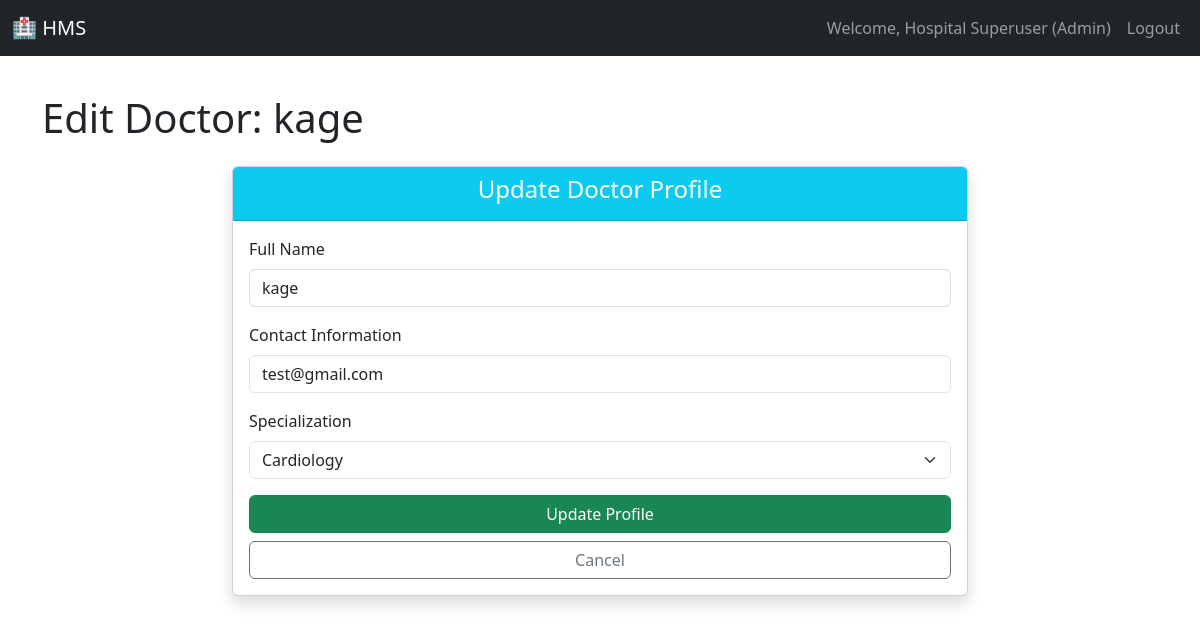
Screenshot of /admin/edit_doctor/2 (signed in) with the database file from the repository.
### models.py (models this page shows)
class User(UserMixin, db.Model):
    __tablename__ = 'user'
    id = db.Column(db.Integer, primary_key=True)
    username = db.Column(db.String(80), unique=True, nullable=False)
    password_hash = db.Column(db.String(128), nullable=False)
    role = db.Column(db.String(10), nullable=False)  # Admin, Doctor, Patient
    name = db.Column(db.String(100), nullable=False)
    contact_info = db.Column(db.String(100))
    is_active = db.Column(db.Boolean, default=True) # Used for blacklist/deactivation
    doctor_profile = db.relationship('Doctor', backref='user', uselist=False)
    patient_profile = db.relationship('Patient', backref='user', uselist=False)

class Doctor(db.Model):
    __tablename__ = 'doctor'
    user_id = db.Column(db.Integer, db.ForeignKey('user.id'), primary_key=True)
    specialization_id = db.Column(db.Integer, db.ForeignKey('specialization.id'), nullable=False)
    appointments = db.relationship('Appointment', backref='doctor', lazy='dynamic')

class Specialization(db.Model):
    __tablename__ = 'specialization'
    id = db.Column(db.Integer, primary_key=True)
    name = db.Column(db.String(80), unique=True, nullable=False)
    description = db.Column(db.String(255))
    doctors = db.relationship('Doctor', backref='specialization', lazy='dynamic')

### app.py (the view, shortened to what this page needs)
@app.route('/admin/edit_doctor/<int:user_id>', methods=['GET', 'POST'])
@role_required('Admin')
def edit_doctor(user_id):
    user = User.query.get_or_404(user_id)
    if user.role != 'Doctor':
        flash('User is not a doctor.', 'danger')
        return redirect(url_for('manage_doctors'))
    doctor = Doctor.query.get_or_404(user_id)
    specializations = Specialization.query.all()
    return render_template('edit_doctor.html', user=user, doctor=doctor, specializations=specializations)

### app.py (called while the page is built)
@login_manager.user_loader
def load_user(user_id):
    return User.query.get(int(user_id))

def role_required(role):
    def wrapper(func):
        @login_required
        @functools.wraps(func)
        def decorated_view(*args, **kwargs):
            if current_user.role != role:
                flash('Access denied. You do not have the required permissions.', 'danger')
                return redirect(url_for('dashboard'))
            return func(*args, **kwargs)
        return decorated_view
    return wrapper

### templates/edit_doctor.html (shortened to what this page needs)
{% extends "base.html" %}
{% block content %}
<h1 class="mb-4">Edit Doctor: {{ user.name }}</h1>
<div class="row justify-content-center">
    <div class="col-md-8">
        <div class="card shadow">
            <div class="card-header bg-info text-white text-center">
                <h4>Update Doctor Profile</h4>
            </div>
            <div class="card-body">
                <form method="POST">
                    <div class="mb-3">
                        <label for="name" class="form-label">Full Name</label>
                        <input type="text" class="form-control" id="name" name="name" value="{{ user.name }}" required>
                    </div>
                    <div class="mb-3">
                        <label for="contact_info" class="form-label">Contact Information</label>
                        <input type="text" class="form-control" id="contact_info" name="contact_info" value="{{ user.contact_info }}">
                    </div>
                    <div class="mb-3">
                        <label for="specialization_id" class="form-label">Specialization</label>
                        <select class="form-select" id="specialization_id" name="specialization_id" required>
                            {% for spec in specializations %}
                                <option value="{{ spec.id }}" {% if spec.id == doctor.specialization_id %}selected{% endif %}>{{ spec.name }}</option>
                            {% endfor %}
                        </select>
                    </div>
                    <button type="submit" class="btn btn-success w-100">Update Profile</button>
                    <a href="{{ url_for('manage_doctors') }}" class="btn btn-outline-secondary w-100 mt-2">Cancel</a>
                </form>
            </div>
        </div>
    </div>
</div>
{% endblock %}

### templates/base.html (shortened to what this page needs)
<!DOCTYPE html>
<html lang="en">
<head>
    <link href="https://cdn.jsdelivr.net/npm/bootstrap@5.3.3/dist/css/bootstrap.min.css" rel="stylesheet">
</head>
<body>
    <nav class="navbar navbar-expand-lg navbar-dark bg-dark fixed-top">
        <div class="container-fluid">
            <a class="navbar-brand" href="{{ url_for('dashboard') }}">🏥 HMS</a>
            <div class="collapse navbar-collapse" id="navbarNav">
                <ul class="navbar-nav ms-auto">
                    {% if current_user.is_authenticated %}
                    <li class="nav-item">
                        <span class="nav-link">Welcome, {{ current_user.name }} ({{ current_user.role }})</span>
                    </li>
                    <li class="nav-item">
                        <a class="nav-link btn btn-sm btn-outline-light" href="{{ url_for('logout') }}">Logout</a>
                    </li>
                    {% endif %}
                </ul>
            </div>
        </div>
    </nav>
    <div class="container mt-4">
        {% block content %}{% endblock %}
    </div>
</body>
</html>

### templates/base.html (style rules this page uses)
body { padding-top: 70px; }

### rows the page displays
User: name "Hospital Superuser", role "Admin"
User: name "kage", contact_info "test@gmail.com"
Doctor: specialization_id "Cardiology"
